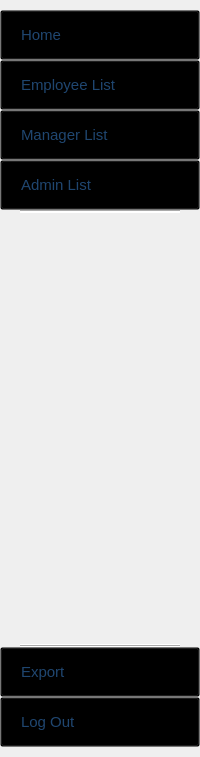
        <widget class="QWidget" name="leftwidget" native="true">
         <property name="minimumSize">
          <size>
           <width>200</width>
           <height>0</height>
          </size>
         </property>
         <property name="styleSheet">
          <string notr="true">#homeButton, #empListButton, #exportButton, #logoutButton, #managerButton, #adminButton {
	padding-left: 20px;
	text-align: left;
	background-color:  transparent;
	color: rgb(31, 70, 112);
}

#homeButton:hover, #empListButton:hover, #exportButton:hover, #logoutButton:hover, #managerButton:hover, #adminButton:hover {
	background-color: rgba(92, 150, 219, 255);
	border-top: none;
	border-bottom: none;
	border-right: none;
	border-left: 3px solid white;
	color: white;
}</string>
         </property>
         <layout class="QVBoxLayout" name="verticalLayout_4">
          <property name="spacing">
           <number>0</number>
          </property>
          <property name="leftMargin">
           <number>0</number>
          </property>
          <property name="topMargin">
           <number>10</number>
          </property>
          <property name="rightMargin">
           <number>0</number>
          </property>
          <property name="bottomMargin">
           <number>10</number>
          </property>
          <item>
           <widget class="QPushButton" name="homeButton">
            <property name="minimumSize">
             <size>
              <width>0</width>
              <height>50</height>
             </size>
            </property>
            <property name="font">
             <font>
              <family>Segoe UI</family>
              <pointsize>11</pointsize>
              <weight>50</weight>
              <bold>false</bold>
             </font>
            </property>
            <property name="cursor">
             <cursorShape>PointingHandCursor</cursorShape>
            </property>
            <property name="text">
             <string>Home</string>
            </property>
           </widget>
          </item>
          <item>
           <widget class="QPushButton" name="empListButton">
            <property name="minimumSize">
             <size>
              <width>0</width>
              <height>50</height>
             </size>
            </property>
            <property name="font">
             <font>
              <family>Segoe UI</family>
              <pointsize>11</pointsize>
              <weight>50</weight>
              <bold>false</bold>
             </font>
            </property>
            <property name="cursor">
             <cursorShape>PointingHandCursor</cursorShape>
            </property>
            <property name="text">
             <string>Employee List</string>
            </property>
           </widget>
          </item>
          <item>
           <widget class="QPushButton" name="managerButton">
            <property name="minimumSize">
             <size>
              <width>0</width>
              <height>50</height>
             </size>
            </property>
            <property name="font">
             <font>
              <family>Segoe UI</family>
              <pointsize>11</pointsize>
              <weight>50</weight>
              <bold>false</bold>
             </font>
            </property>
            <property name="cursor">
             <cursorShape>PointingHandCursor</cursorShape>
            </property>
            <property name="text">
             <string>Manager List</string>
            </property>
           </widget>
          </item>
          <item>
           <widget class="QPushButton" name="adminButton">
            <property name="minimumSize">
             <size>
              <width>0</width>
              <height>50</height>
             </size>
            </property>
            <property name="font">
             <font>
              <family>Segoe UI</family>
              <pointsize>11</pointsize>
              <weight>50</weight>
              <bold>false</bold>
             </font>
            </property>
            <property name="cursor">
             <cursorShape>PointingHandCursor</cursorShape>
            </property>
            <property name="styleSheet">
             <string notr="true"/>
            </property>
            <property name="text">
             <string>Admin List</string>
            </property>
           </widget>
          </item>
          <item>
           <widget class="Line" name="line">
            <property name="styleSheet">
             <string notr="true">background-color: white;
margin: 0px 20px 0px 20px;</string>
            </property>
            <property name="orientation">
             <enum>Qt::Horizontal</enum>
            </property>
           </widget>
          </item>
          <item>
           <spacer name="verticalSpacer">
            <property name="orientation">
             <enum>Qt::Vertical</enum>
            </property>
            <property name="sizeHint" stdset="0">
             <size>
              <width>20</width>
              <height>431</height>
             </size>
            </property>
           </spacer>
          </item>
          <item>
           <widget class="Line" name="line_2">
            <property name="styleSheet">
             <string notr="true">background-color: white;
margin: 20px 20px 20px 20px;</string>
            </property>
            <property name="orientation">
             <enum>Qt::Horizontal</enum>
            </property>
           </widget>
          </item>
          <item>
           <widget class="QPushButton" name="exportButton">
            <property name="minimumSize">
             <size>
              <width>0</width>
              <height>50</height>
             </size>
            </property>
            <property name="font">
             <font>
              <family>Segoe UI</family>
              <pointsize>11</pointsize>
              <weight>50</weight>
              <bold>false</bold>
             </font>
            </property>
            <property name="cursor">
             <cursorShape>PointingHandCursor</cursorShape>
            </property>
            <property name="text">
             <string>Export</string>
            </property>
           </widget>
          </item>
          <item>
           <widget class="QPushButton" name="logoutButton">
            <property name="minimumSize">
             <size>
              <width>0</width>
              <height>50</height>
             </size>
            </property>
            <property name="font">
             <font>
              <family>Segoe UI</family>
              <pointsize>11</pointsize>
              <weight>50</weight>
              <bold>false</bold>
             </font>
            </property>
            <property name="cursor">
             <cursorShape>PointingHandCursor</cursorShape>
            </property>
            <property name="text">
             <string>Log Out</string>
            </property>
           </widget>
          </item>
         </layout>
        </widget>
